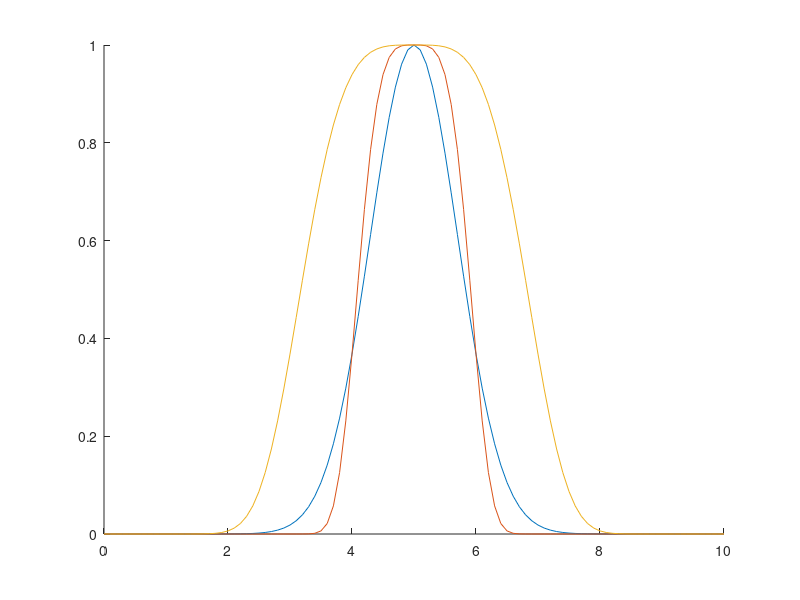

Reproduce this figure in MATLAB. (Note: this script raises an error after producing the figure.)

close all
clear

targ = 5;
pie4 = 0 : 0.1 : 10;

f = @(pie4, targ, omega, k) exp(-(omega*(pie4 - targ)).^k);


figure();
hold on;
plot(pie4, f(pie4, targ, 1, 2));
plot(pie4, f(pie4, targ, 1, 4));
plot(pie4, f(pie4, targ, 1/2, 4));
h = xline(targ, "label", "Inflation target", "labelVerticalAlignment", "middle");

legend("omega=1, k=2", "omega=1, k=4", "omega=1/2, k=4");
title("Credibility signal function for different parameters");

xlabel("Actual inflation");
ylabel("Signal between 0 and 1");

print -dpng docs/credibility-signal

